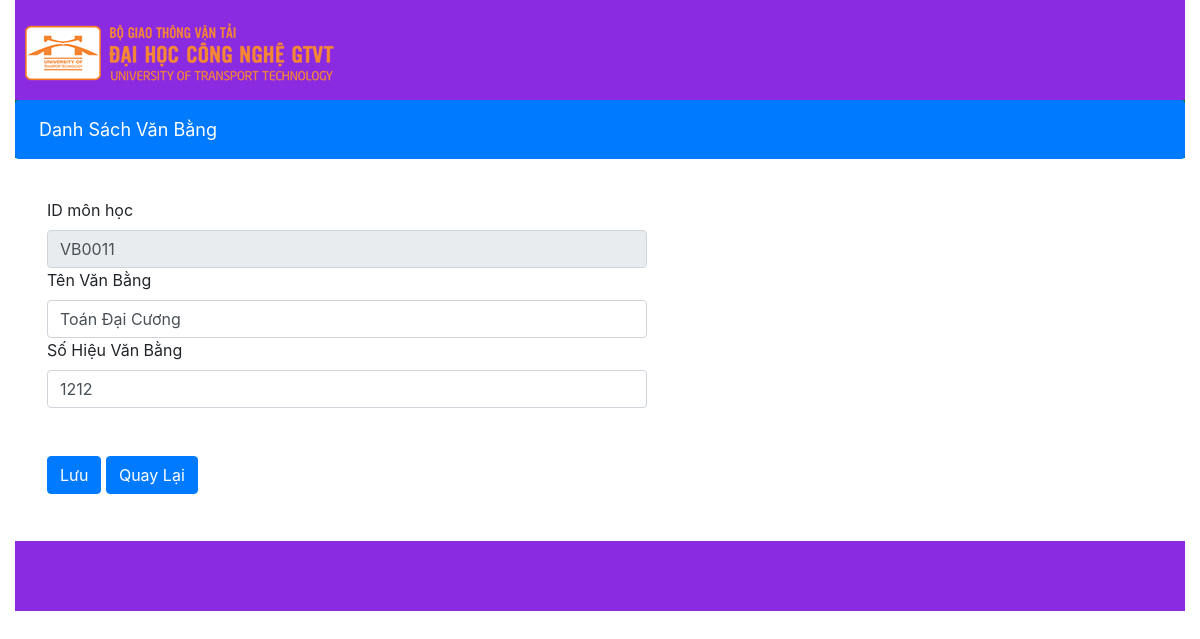
Screenshot of /formchinh_ctrl/sua/VB0011 with the database file from the repository.
### tables this page shows
CREATE TABLE `van_bang` (
  `id` varchar(50) NOT NULL,
  `tenvb` varchar(50) NOT NULL,
  `sohieuvb` int(50) NOT NULL
);

### MVC/Core/controller.php (called while the page is built, shortened)
<?php
class controller{
    public function model($model){
        return new $model;
    }
    public function view($view,$data=[]){
        require_once './MVC/Views/'.$view.'.php';
    }
}
?>

### MVC/Controllers/formchinh_ctrl.php (called while the page is built, shortened)
<?php
class formchinh_ctrl extends controller{
    private $ds;
    function __construct()
    {
        $this->ds=$this->model('Thigiuaki_m');
    }
    function sua($id){
        $this->view('Masterlayout',[
            'page'=>'formsua_v',
            'dulieu'=>$this->ds->thi_find1($id)
        ]);
    }
}
?>

### MVC/Core/app.php (called while the page is built, shortened)
<?php
class app{
    protected $action='Get_data';
    function __construct()
    {
        $arr=$this->processURL();
        if($arr!=null){
            if(file_exists('./MVC/Controllers/'.$arr[0].'.php')){
                $this->controller=$arr[0];
                unset($arr[0]);
            }
        }
        $this->controller=new $this->controller;
        if(isset($arr[1])){
            if(method_exists($this->controller,$arr[1])){
                $this->action=$arr[1];
            }
            unset($arr[1]);
        }
        $this->param=$arr?array_values($arr):[];
        call_user_func_array([$this->controller,$this->action],$this->param);
    }
    function processURL(){
        if(isset($_GET['url'])){
         return explode('/',filter_var(trim($_GET['url']),FILTER_DEFAULT));
        }
    }
}
?>

### index.php (called while the page is built, shortened)
<?php
    $myapp=new app();
?>

### MVC/Core/connectDB.php (called while the page is built, shortened)
<?php
    class connectDB{
        protected $servername="localhost";
        protected $username="root";
        protected $password="";
        protected $dbname="qlvb";
        function __construct(){
            $this->con=mysqli_connect($this->servername,$this->username,$this->password,$this->dbname);
        }
    }
?>

### MVC/Models/Thigiuaki_m.php (called while the page is built, shortened)
<?php
class Thigiuaki_m extends connectDB{
    public function thi_find1($id){
        $sql="SELECT * FROM van_bang WHERE id like '%$id%'";
        return mysqli_query($this->con,$sql);
    }
}
?>

### MVC/Views/Pages/formsua_v.php (the view, shortened to what this page needs)
<!DOCTYPE html>
<html lang="en">
<head>
</head>
<link rel="stylesheet" href="h<?php echo URLROOT ?>/Public/Css/bootstrap.min.css">
    <link rel="stylesheet" href="h<?php echo URLROOT ?>/Public/Css/dinhdang7.css">
<body>
<form method="post" action="<?php echo URLROOT ?>/formchinh_ctrl/suadl">
    <div class="form-group">
        <?php
            if(isset($data['dulieu']) && mysqli_num_rows($data['dulieu'])>0){
                while($row=mysqli_fetch_array($data['dulieu'])){
        ?>
       <label for="myID">ID môn học</label>
        <input type="text" id = "myID" class="form-control dd1" placeholder="ID Văn Bằng" name="txtID" value="<?php echo $row['id'] ?> " readonly>
        <label for="myTenVanBang">Tên Văn Bằng</label>
        <input type="text" id="myTenVanBang" class="form-control" placeholder="Tên Văn Bằng" name="txtTenVanBang" value="<?php echo $row['tenvb'] ?> " required>
        <label for="mySoHieuVanBang">Số Hiệu Văn Bằng</label>
        <input type="text" id="mySoHieuVanBang" class="form-control" placeholder="Số Hiệu Văn Bằng" name="txtSoHieuVanBang" value="<?php echo $row['sohieuvb'] ?> " required>
        <br>
        <?php
                }
            }
        ?>
        <br>
        <button type="submit" class="btn btn-primary" name="btnLuu">Lưu</button>
        <a href="./formchinh_ctrl/timkiem1"  class="btn btn-primary" name="btnQuayLai">Quay Lại</a>
    </div>
</form>
</body>
</html>

### Public/Css/dinhdang7.css (style rules this page uses)
.dd1 { width: 600px; }

### rows the page displays
van_bang: txtID "VB0011", txtTenVanBang "Toán Đại Cương", txtSoHieuVanBang "1212"
